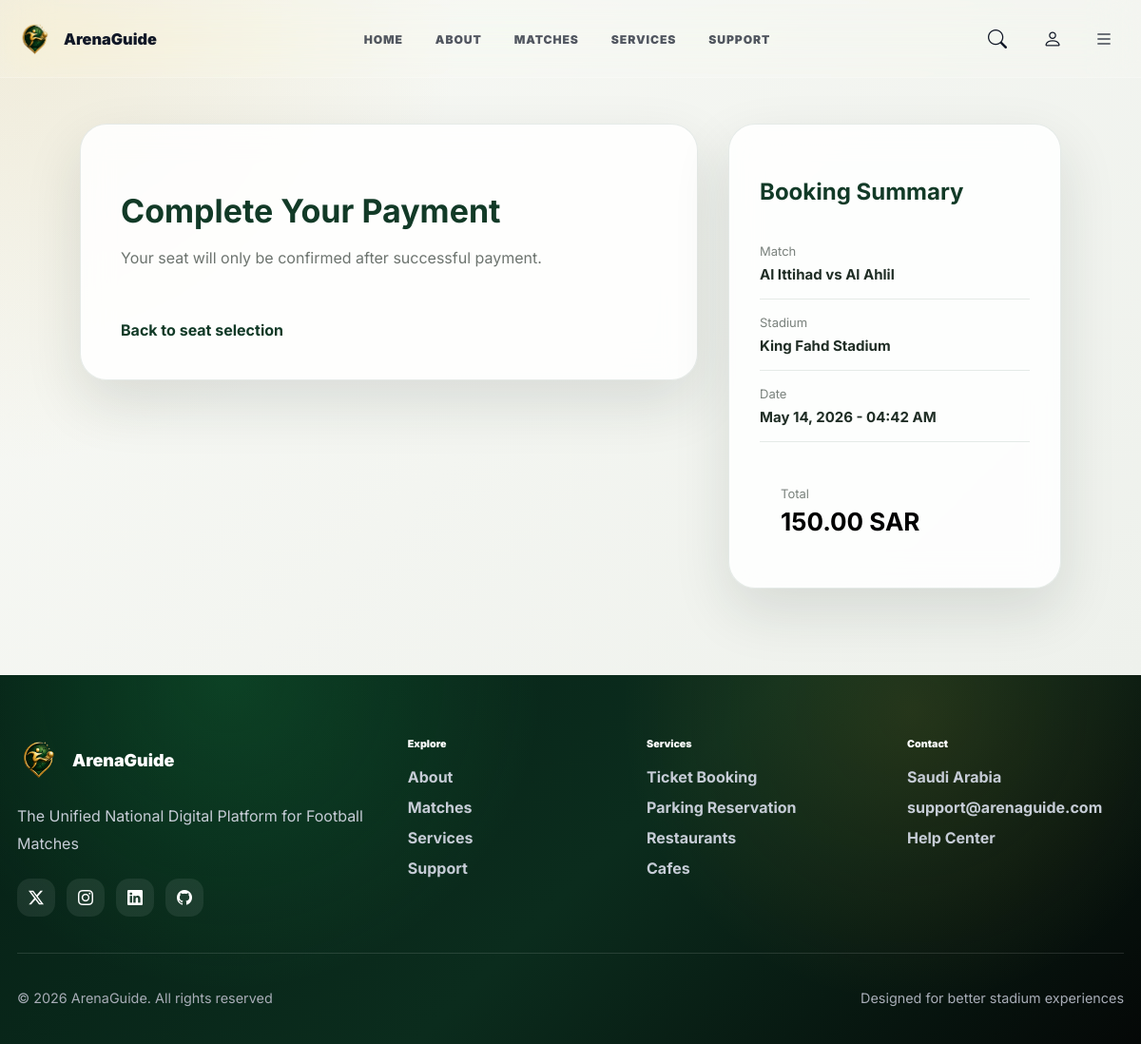
The app's page /en/booking/parking/success/10/ (signed in) with its own data.
### booking/models.py (models this page shows, shortened)
class Booking(models.Model):
    class Status(models.TextChoices):
        PENDING_PAYMENT = "pending_payment", "Pending Payment"
        PAID = "paid", "Paid"
        CONFIRMED = "confirmed", "Confirmed"
        CANCELLED = "cancelled", "Cancelled"
        EXPIRED = "expired", "Expired"
    booking_code = models.CharField(max_length=20, unique=True, blank=True)
    user = models.ForeignKey("account.User", on_delete=models.CASCADE, related_name="bookings")
    match = models.ForeignKey("match.Match", on_delete=models.CASCADE, related_name="bookings")
    total_price = models.DecimalField(max_digits=10, decimal_places=2, default=0)
    booked_at = models.DateTimeField(auto_now_add=True)
    expires_at = models.DateTimeField(null=True, blank=True)
    status = models.CharField(max_length=20, choices=Status.choices, default=Status.PENDING_PAYMENT)
    identity_checked = models.BooleanField(default=False)

### match/models.py (models this page shows, shortened)
class Match(models.Model):
    class Status(models.TextChoices):
        UPCOMING = "upcoming", "Upcoming"
        LIVE = "live", "Live"
        FINISHED = "finished", "Finished"
        CANCELED = "canceled", "Canceled"
    stadium = models.ForeignKey(Stadium,on_delete=models.CASCADE,related_name="matches")
    home_team = models.ForeignKey(Team,on_delete=models.CASCADE,related_name="home_matches" )
    away_team = models.ForeignKey(Team,on_delete=models.CASCADE,related_name="away_matches")
    start_datetime = models.DateTimeField()
    end_datetime = models.DateTimeField()
    total_tickets = models.PositiveIntegerField(default=0)
    available_tickets = models.PositiveIntegerField(default=0)
    image = models.ImageField(upload_to="matches/", blank=True, null=True)
    description = models.TextField(blank=True)
    home_score = models.PositiveIntegerField(default=0)
    away_score = models.PositiveIntegerField(default=0)
    live_minute = models.PositiveIntegerField(default=0)
    video_file = models.FileField(upload_to='matches/videos/', null=True, blank=True)
    video_url = models.URLField(null=True, blank=True)
    status = models.CharField(max_length=20,choices=Status.choices,default=Status.UPCOMING)
    class Meta:
        ordering = ["-start_datetime"]

class Team(models.Model):
    name = models.CharField(max_length=255)
    country = models.CharField(max_length=100)
    logo = models.ImageField(upload_to="teams/", blank=True, null=True)
    achievements = models.TextField(blank=True)
    coach = models.CharField(max_length=100, blank=True)
    founded_year = models.PositiveIntegerField(blank=True, null=True)
    class Meta:
        ordering = ["name"]

### stadium/models.py (models this page shows, shortened)
class Stadium(models.Model):
    class Meta:
        ordering = ["-created_at"]
        verbose_name = "Stadium"
        verbose_name_plural = "Stadiums"
        unique_together = ["name", "city"]
    class Status(models.TextChoices):
        ACTIVE = "active", "Active"
        INACTIVE = "inactive", "Inactive"
        MAINTENANCE = "maintenance", "Maintenance"
    name = models.CharField(max_length=255)
    city = models.CharField(max_length=100)
    location = models.CharField(max_length=255)
    latitude = models.FloatField(blank=True, null=True)
    longitude = models.FloatField(blank=True, null=True)
    capacity = models.PositiveIntegerField()
    description = models.TextField(blank=True)
    image = models.ImageField(upload_to="stadiums/", blank=True, null=True)
    status = models.CharField(max_length=20,choices=Status.choices,default=Status.ACTIVE)
    created_at = models.DateTimeField(auto_now_add=True)
    updated_at = models.DateTimeField(auto_now=True)

### booking/views.py (the view)
# urls.py: path("parking/success/<int:reservation_id>/", views.parking_success, name="parking_success"),
@login_required
def parking_success(request, reservation_id:HttpRequest):
    reservation = get_object_or_404(
        ParkingReservation.objects.select_related("user","ticket", "match", "stadium",),
        id=reservation_id,
        user=request.user,
    )
    status = request.GET.get("status")
    if status != "paid":
        messages.error(request, "Parking payment was not completed.")
        return checkout(request, reservation.id)
    reservation.paid = True
    reservation.status = ParkingReservation.Status.ACTIVE
    reservation.save(update_fields=["paid", "status"])
    messages.success(request, "Parking payment successful.")
    return redirect("booking:my_tickets")

### payment/views.py (called while the page is built)
def checkout(request, booking_id:HttpRequest):
    booking = get_object_or_404(
        Booking.objects.select_related("user", "match"),
        id=booking_id,
        user=request.user,
    )
    payment, created = PaymentTransaction.objects.get_or_create(
        booking=booking,
        defaults={
            "user": booking.user,
            "amount": booking.total_price,
            "status": PaymentTransaction.Status.PENDING,
            "provider": PaymentTransaction.Provider.MOYASAR,
        }
    )
    callback_url = request.build_absolute_uri(
    reverse("payment:payment_success", args=[booking.id])
    )
    return render(request, "payment/payment_check.html", {
        "booking": booking,
        "payment": payment,
        "moyasar_publishable_key": settings.MOYASAR_PUBLISHABLE_KEY,
        "callback_url": callback_url,
    })

### payment/templates/payment/payment_check.html (shortened to what this page needs)
{% extends "core/base.html" %}
{% load static %}
{% load i18n %}
{% block extra_css %}
<link rel="stylesheet" href="{% static 'css/payment_check.css' %}">
<link rel="stylesheet" href="https://cdn.moyasar.com/mpf/1.14.0/moyasar.css">
{% endblock %}
{% block content %}
<section class="payment-page">
    <div class="payment-wrapper">
        <div class="payment-card">
            <div class="payment-header">
                <h1>{% trans "Complete Your Payment" %}</h1>
                <p>{% trans "Your seat will only be confirmed after successful payment." %}</p>
            </div>
            <a href="{% url 'booking:book_ticket_page' booking.match.id %}" class="back-link">
                {% trans "Back to seat selection" %}
            </a>
        </div>
        <aside class="payment-summary-card">
            <h3>{% trans "Booking Summary" %}</h3>
            <div class="summary-row">
                <span>{% trans "Match" %}</span>
                <strong>{{ booking.match.home_team.name }} vs {{ booking.match.away_team.name }}</strong>
            </div>
            <div class="summary-row">
                <span>{% trans "Stadium" %}</span>
                <strong>{{ booking.match.stadium.name }}</strong>
            </div>
            <div class="summary-row">
                <span>{% trans "Date" %}</span>
                <strong>{{ booking.match.start_datetime|date:"M d, Y - h:i A" }}</strong>
            </div>
            <div class="summary-total">
                <span>{% trans "Total" %}</span>
                <strong>{{ booking.total_price }} {% trans "SAR" %}</strong>
            </div>
        </aside>
    </div>
</section>
{% endblock %}

### core/static/css/base.css (style rules this page uses)
:root { --arena-green: #0f7a3b; --arena-green-dark: #0f7a3b; --arena-gold: #c9a227; --arena-bg: #ffffff; --arena-card: rgba(255, 255, 255, 0.82); --arena-text: #111827; --arena-muted: #6b7280; --arena-border: rgba(17, 24, 39, 0.12); --arena-shadow: 0 18px 55px rgba(17, 24, 39, 0.12); --arena-gradient: linear-gradient(135deg, #22c55e, #13b878, #c9a227); --arena-navbar-height: 82px; --arena-radius: 14px; }
* { box-sizing: border-box; }
html { scroll-behavior: smooth; }
body.arena-body { margin: 0; min-height: 100vh; background: var(--arena-bg); color: var(--arena-text); font-family: "Inter", sans-serif; }
a { text-decoration: none; color: inherit; }

### payment/static/css/payment_check.css (style rules this page uses)
.payment-page { min-height: calc(100vh - 90px); padding: 130px 7% 80px; background: radial-gradient(circle at top left, rgba(198, 163, 69, 0.16), transparent 35%), linear-gradient(135deg, #f8f9f5 0%, #eef1ec 100%); }
.payment-wrapper { display: grid; grid-template-columns: 1.3fr 0.7fr; gap: 32px; align-items: start; max-width: 1180px; margin: auto; }
.payment-card, .payment-summary-card { background: rgba(255, 255, 255, 0.86); backdrop-filter: blur(16px); border: 1px solid rgba(18, 58, 39, 0.1); border-radius: 28px; box-shadow: 0 24px 60px rgba(22, 42, 31, 0.12); }
.payment-card { padding: 42px; }
.payment-header { margin-bottom: 28px; }
.payment-header h1 { font-size: 34px; color: #123a27; margin-bottom: 10px; }
.payment-header p { color: #6d746f; line-height: 1.7; }
.back-link { display: inline-flex; margin-top: 24px; color: #123a27; font-weight: 700; text-decoration: none; }
.payment-summary-card { padding: 32px; position: sticky; top: 110px; }
.payment-summary-card h3 { color: #123a27; font-size: 24px; margin-bottom: 24px; }
.summary-row { padding: 16px 0; border-bottom: 1px solid rgba(18, 58, 39, 0.1); }
.summary-row span, .summary-total span { display: block; color: #7a827d; font-size: 13px; margin-bottom: 6px; }
.summary-row strong { color: #1f2d25; font-size: 15px; }
.summary-total { margin-top: 24px; padding: 22px; border-radius: 20px; color: #000000; }
.summary-total strong { font-size: 26px; }

### records on screen
Booking: match.home_team.name "Al Ittihad", match.away_team.name "Al Ahlil", match.stadium.name "King Fahd Stadium", match.start_datetime "May 14, 2026 - 04:42 AM", total_price "150.00"
